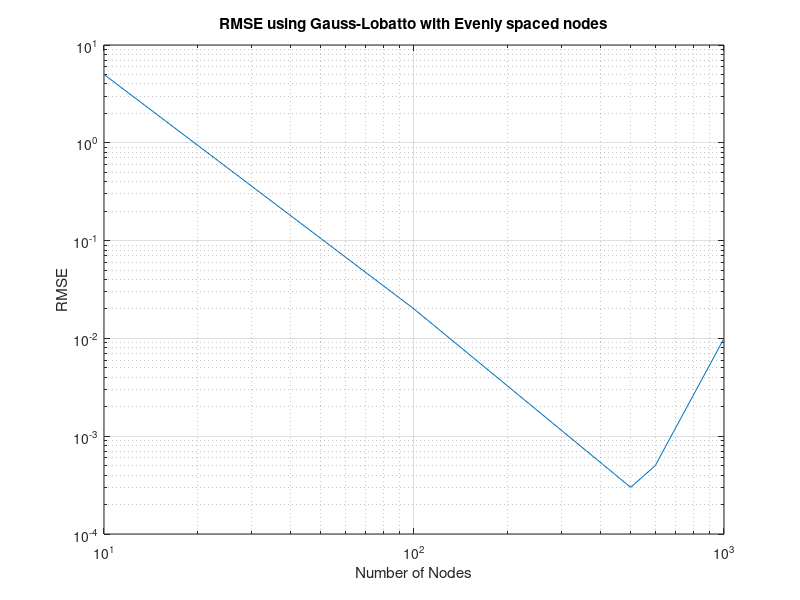

This figure's MATLAB source:
RMSE = [5, 2e-2, 3e-4, 5e-4, 10e-3]
x = [10, 100, 500, 600, 1000]

loglog(x, RMSE)
grid on
title("RMSE using Gauss-Lobatto with Evenly spaced nodes")
xlabel("Number of Nodes")
ylabel("RMSE")